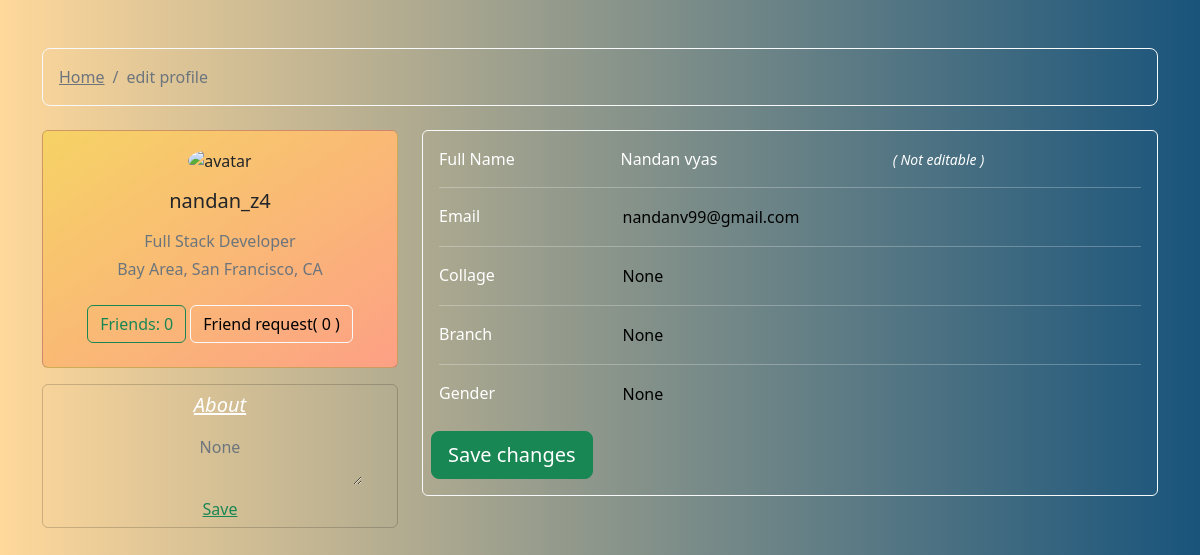
The page /editprofile (signed in) on the database as committed earlier.
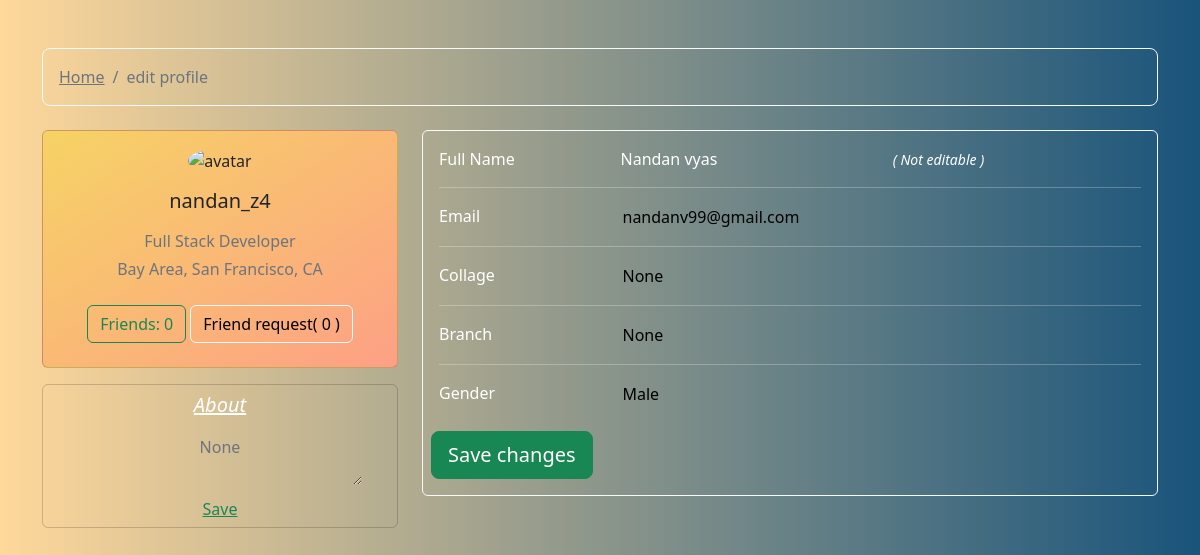
The same page on the database as committed later.
### Frnz_Accounts/models.py (models this page shows, shortened)
class user_profile(models.Model):
    user=models.OneToOneField(User,on_delete=models.CASCADE,default=0)
    id = models.AutoField(primary_key=True)
    image = models.ImageField(upload_to ='expimg/',null=True,blank=True)
    fullname = models.CharField(max_length=200,null=True,blank=True)
    gender = models.CharField(max_length=10,null=True,blank=True)
    branch = models.CharField(max_length=20,null=True,blank=True)
    interests = models.ManyToManyField(Interset,null=True,blank=True)
    want_synergy=models.BooleanField(blank=True, null=True)
    collage=models.CharField(max_length=200,blank=True, null=True)
    about = models.CharField(max_length=2000,blank=True, null=True)
    friends=models.ManyToManyField("self",related_name="friends")
    @staticmethod
    def getUserProfileByUserId(user):
        userProfileobj = user_profile.objects.get(user = user)
        return userProfileobj

### Frnz_Accounts/views.py (the view)
# urls.py: path('editprofile',views.edit_profile,name="editprofile"),
@login_required(login_url='/login')
def edit_profile(request):
    user1=user_profile.getUserProfileByUserId(request.user)
    get_user=User.objects.get(username__contains=request.user)
    print(user1.user.email)
    friend_req=Friend_request.getReceiverFriendRequest(user1)
    total_friends=user1.friends.all()
    friendlist=[]
    for i in friend_req:
        if(i.status==False):
            friendlist.append(i)
    param={ 'data':user1,
            'user':get_user,
            'friendscount':len(friendlist),
            'friends_req':friendlist,
            'total_friends':len(total_friends)}
    return render(request,"user_personal/edit_profile.html",param)

### Frnz_Accounts/models.py (called while the page is built)
    @staticmethod
    def getReceiverFriendRequest(user):
        return Friend_request.objects.filter(receiver_user=user)

### templates/user_personal/edit_profile.html (shortened to what this page needs)
<!doctype html>
<html lang="en">
  <head>
    {% load static %}
    <link rel="stylesheet" href="{% static 'css/profile_page.css' %}">
    <link rel="stylesheet" href="https://cdnjs.cloudflare.com/ajax/libs/font-awesome/6.1.1/css/all.min.css" />
    <link rel="stylesheet" href="https://cdn.jsdelivr.net/npm/bootstrap@5.2.0-beta1/dist/css/bootstrap.min.css">
  </head>
  <body style="background: #ffd89b;  /* fallback for old browsers */
  background: -webkit-linear-gradient(to right,#ffd89b , #19547b);
  background: linear-gradient(to right,#ffd89b , #19547b); ">
    <div class="">
        <div class="container py-5">
          <div class="row">
            <div class="col">
              <nav aria-label="breadcrumb" class="bg-transparent rounded-3 p-3 mb-4 border border-light">
                <ol class="breadcrumb mb-0">
                  <li class="breadcrumb-item"><a class="text-muted" href="/">Home</a></li>
                  <li class="breadcrumb-item  text-muted" aria-current="page">edit profile</li>
                </ol>
              </nav>
            </div>
          </div>
          <div class="row">
            <div class="col-lg-4">
              <div class="card gradient-custom mb-3">
                <div class="card-body text-center">
                  <img src="https://mdbcdn.b-cdn.net/img/Photos/new-templates/bootstrap-chat/ava3.webp" alt="avatar"
                    class="rounded-circle img-fluid" style="width: 150px;">
                  <h5 class="my-3">{{ data.user.username }}</h5>
                  <p class="text-muted mb-1">Full Stack Developer</p>
                  <p class="text-muted mb-4">Bay Area, San Francisco, CA</p>
                  <div class="d-flex justify-content-center mb-2">
                    <button type="button" class="btn btn-transparent btn-outline-success">Friends: {{ total_friends }}</button>
                    <button type="button" class="btn btn-outline-light text-black ms-1">Friend request( {{ friendscount }} )</button>
                  </div>
                </div>
              </div>
              <div class="card mb-4 mb-lg-0 bg-transparent">
                <div class="card-body p-0">
                  <div class="row ">
                    <div class="col-md-12">
                      <h5 class="text-white text-center p-2" style="font-style: italic;"><u>About</u></h5>
                    </div>
                    <div class="col-12 text-center">
                      <textarea type="text" class="bg-transparent  text-center border-0 text-muted"
                       style="width:80%;" >{{data.about}}</textarea>
                    </div>
                    <button class=" btn btn-success bg-transparent text-success border-0" style="right:0px;"><u>Save</u></button>
                  </div>
                </div>
              </div>
            </div>
            <div class="col-lg-8">
              <div class="card mb-2 bg-transparent border-light ">
                <div class="card-body">
                  <div class="row">
                    <div class="col-sm-3">
                      <p class="mb-0 text-white">Full Name</p>
                    </div>
                    <div class="col-sm-9">
                      <div class="row ">
                        <div class="col-6">
                          <p class="text-white mb-0">{{ data.fullname }}</p>
                        </div>
                        <div class="col-6">
                          <small class="p-0 text-white" style="font-style:italic;">( Not editable )</small>
                        </div>
                      </div>
                    </div>
                  </div>
                  <hr class="text-white">
                  <div class="row">
                    <div class="col-sm-3">
                      <p class="mb-0 text-white">Email</p>
                    </div>
                    <div class="col-sm-9">
                      <input class="bg-transparent border-0" type="email" value="{{ user.email }}">
                    </div>
                  </div>
                  <hr class="text-white">
                  <div class="row">
                    <div class="col-sm-3">
                      <p class="mb-0 text-white">Collage</p>
                    </div>
                    <div class="col-sm-9">
                      <input class="bg-transparent border-0" type="email" value="{{ data.collage }}">
                    </div>
                  </div>
                  <hr class="text-white">
                  <div class="row">
                    <div class="col-sm-3">
                      <p class="mb-0 text-white">Branch</p>
                    </div>
                    <div class="col-sm-9">
                      <input class="bg-transparent border-0" type="email" value="{{ data.branch }}">
                    </div>
                  </div>
                  <hr class="text-white">
                  <div class="row">
                    <div class="col-sm-3">
                      <p class="mb-0 text-white">Gender</p>
                    </div>
                    <div class="col-sm-9">
                      <input class="bg-transparent border-0" type="gender" name="gender" value="{{ data.gender }}">
                    </div>
                  </div>
                </div>
                <div class="row mb-2">
                  <div class="col">
                    <button type="submit" class="btn btn-success btn-lg m-2 "> Save changes</button>
                  </div>
                </div>
              </div>
            </div>
          </div>
        </div>
      </div>
  </body>
</html>

### static/css/profile_page.css (style rules this page uses)
.gradient-custom { background: #f6d365; background: -webkit-linear-gradient(to right bottom, rgba(246, 211, 101, 1), rgba(253, 160, 133, 1)); background: linear-gradient(to right bottom, rgba(246, 211, 101, 1), rgba(253, 160, 133, 1)) }

Rows that differ between the two databases and show on the page:
changed user_profile "Nandan vyas": gender "None" → "Male"
